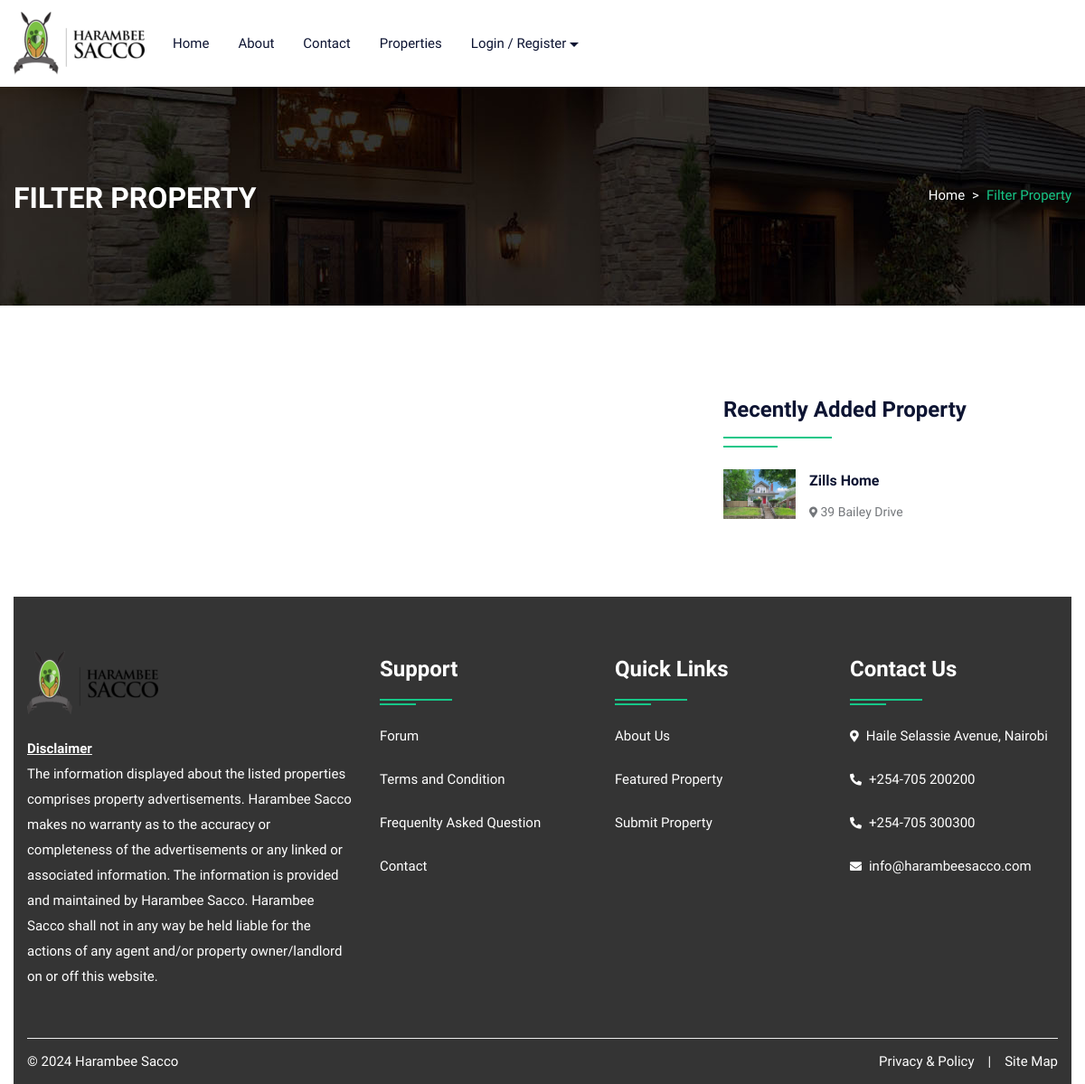
The page /propertygrid.php on the database its author committed.
### tables this page shows
CREATE TABLE `property` (
  `pid` int(50) NOT NULL,
  `title` varchar(200) NOT NULL,
  `pcontent` longtext NOT NULL,
  `type` varchar(100) NOT NULL,
  `bhk` varchar(50) NOT NULL,
  `stype` varchar(100) NOT NULL,
  `bedroom` int(50) NOT NULL,
  `bathroom` int(50) NOT NULL,
  `balcony` int(50) NOT NULL,
  `kitchen` int(50) NOT NULL,
  `hall` int(50) NOT NULL,
  `floor` varchar(50) NOT NULL,
  `size` int(50) NOT NULL,
  `price` int(50) NOT NULL,
  `location` varchar(200) NOT NULL,
  `city` varchar(100) NOT NULL,
  `state` varchar(100) NOT NULL,
  `feature` longtext NOT NULL,
  `pimage` varchar(300) NOT NULL,
  `pimage1` varchar(300) NOT NULL,
  `pimage2` varchar(300) NOT NULL,
  `pimage3` varchar(300) NOT NULL,
  `pimage4` varchar(300) NOT NULL,
  `uid` int(50) NOT NULL,
  `status` varchar(50) NOT NULL,
  `mapimage` varchar(300) NOT NULL,
  `topmapimage` varchar(300) NOT NULL,
  `groundmapimage` varchar(300) NOT NULL,
  `totalfloor` varchar(50) NOT NULL,
  `date` datetime NOT NULL DEFAULT CURRENT_TIMESTAMP,
  `isFeatured` int(11) DEFAULT NULL
);

### propertygrid.php (the view, shortened to what this page needs)
<!DOCTYPE html>
<html lang="en">
<head>
    <link rel="stylesheet" type="text/css" href="css/bootstrap.min.css">
    <link rel="stylesheet" type="text/css" href="css/bootstrap-slider.css">
    <link rel="stylesheet" type="text/css" href="css/jquery-ui.css">
    <link rel="stylesheet" type="text/css" href="css/layerslider.css">
    <link rel="stylesheet" type="text/css" href="css/color.css" id="color-change">
    <link rel="stylesheet" type="text/css" href="css/owl.carousel.min.css">
    <link rel="stylesheet" type="text/css" href="css/font-awesome.min.css">
    <link rel="stylesheet" type="text/css" href="fonts/flaticon/flaticon.css">
    <link rel="stylesheet" type="text/css" href="css/style.css">
</head>
<body>
    <div id="page-wrapper">
        <div class="row">
            <?php include("include/header.php"); ?>
            <div class="banner-full-row page-banner" style="background-image:url('images/breadcromb.jpg');">
                <div class="container">
                    <div class="row">
                        <div class="col-md-6">
                            <h2 class="page-name float-left text-white text-uppercase mt-1 mb-0"><b>Filter Property</b></h2>
                        </div>
                        <div class="col-md-6">
                            <nav aria-label="breadcrumb" class="float-left float-md-right">
                                <ol class="breadcrumb bg-transparent m-0 p-0">
                                    <li class="breadcrumb-item text-white"><a href="#">Home</a></li>
                                    <li class="breadcrumb-item active">Filter Property</li>
                                </ol>
                            </nav>
                        </div>
                    </div>
                </div>
            </div>
            <div class="full-row">
                <div class="container">
                    <div class="row">
                        <div class="col-lg-8">
                        </div>
                        <div class="sidebar-widget mt-5">
                            <h4 class="double-down-line-left text-secondary position-relative pb-4 mb-4">Recently Added Property</h4>
                            <ul class="property_list_widget">
                                <?php
                                $query = mysqli_query($con, "SELECT * FROM `property` ORDER BY date DESC LIMIT 6");
                                while ($row = mysqli_fetch_array($query)) {
                                ?>
                                    <li> <img src="admin/property/<?php echo $row['18']; ?>" alt="pimage">
                                        <h6 class="text-secondary hover-text-success text-capitalize"><a href="propertydetail.php?pid=<?php echo $row['0']; ?>"><?php echo $row['1']; ?></a></h6>
                                        <span class="font-14"><i class="fas fa-map-marker-alt icon-success icon-small"></i> <?php echo $row['14']; ?></span>
                                    </li>
                                <?php } ?>
                            </ul>
                        </div>
                    </div>
                </div>
            </div>
        </div>
        <?php include("include/footer.php"); ?>
    </div>
</body>
</html>

### css/color.css (style rules this page uses)
:root { --theme-ordinary-color: #74777b; }
:root { --theme-primary-color: #17c788; }
:root { --theme-secondary-color: #0d1432; }
:root { --theme-white-color: #fff; }
:root { --theme-light-color: #f8f8f8; }
:root { --theme-gray-color: #f5f5f5; }
:root { --theme-footer-color: #091b4b; }
:root { --theme-dark-color: #091b4b; }
:root { --text-light-color: #a3a7af; }
:root { --theme-primary-opacity-color: rgba(11, 191, 141, .8); }
:root { --theme-secondary-opacity-color: rgba(13,20,50,0.7); }
:root { --theme-white-opacity-color: rgba(255, 255, 255, 0.3); }
:root { --theme-dark-opacity-color: rgba(0, 0, 0, 0.5); }
:root { --theme-ordinary-font: 'Muli', sans-serif; }
:root { --theme-highlight-font: 'Comfortaa', cursive; }

### rows shown on the page
property: pimage (picture), title "Zills Home", location "39 Bailey Drive"
